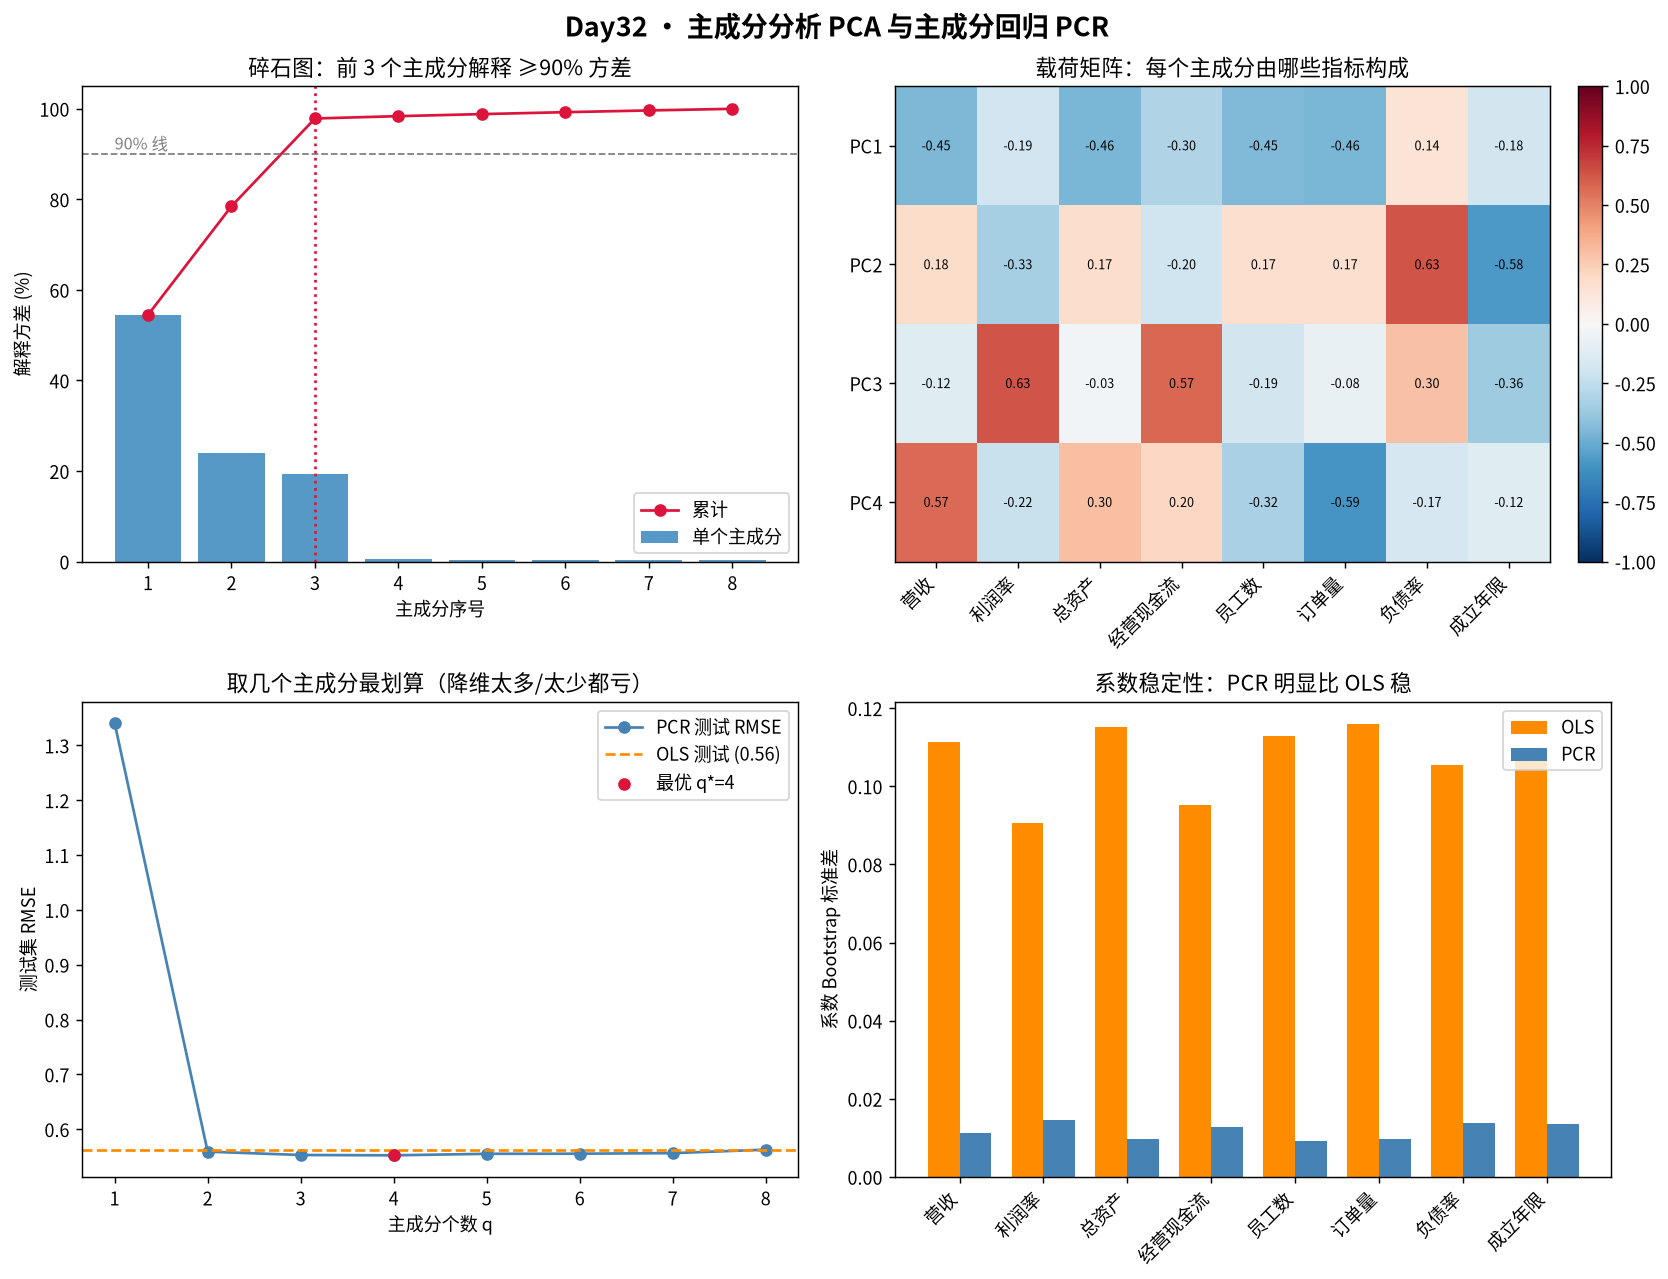

This chart was generated by the following Python code:
# -*- coding: utf-8 -*-
"""
pca_principal_component_regression.py
-------------------------------------
subject: mathematical-modeling
level:   L8 机器学习 / 数据驱动（主成分分析 PCA + 主成分回归 PCR）
anchor:  Day32（接 Day9 KNN / Day10-13 信贷家族，补齐 Roadmap 反复点名的"PCA 降维"缺口）
goal:    当解释变量之间"高度相关"（多重共线性）时，普通最小二乘(OLS)的系数
         会剧烈摆动、符号甚至与常识相反，预测方差爆炸。PCA 把相关的一堆指标
         旋转成少数"互不相关的主成分"，用主成分做回归(PCR)——
         回答决策者那句："指标又多又重叠，怎么把信息压成几维、还不丢预测力？"

真实决策背景：
  一家农商行想给小微企业做"年违约损失金额"预测，用了 8 个经营/财务指标
  （营收、利润、资产、现金流、员工数、订单量、负债率、成立年限）。
  现实里这些指标**强相关**（大企业各项都大），OLS 系数不稳定、解释不了业务。
  银行风控要的其实是两个东西：
    (1) 一个**稳定的**违约损失预测（用于计提拨备）；
    (2) 一句**能讲给人听的话**——"到底哪几个维度在决定风险"。

数学：
  1) 标准化 X -> Z（PCA 前必做，否则量纲大的列霸占方差）。
  2) 对相关系数矩阵 R = Z^T Z /(n-1) 做特征分解（本课用 SVD，数值更稳）：
        Z = U S V^T，主成分得分 T = U S = Z V，载荷 V 的列 = 主成分方向。
     第 k 个主成分解释的方差比例 = s_k^2 / Σ s_j^2。
  3) 主成分**两两正交**：T^T T 是对角阵 -> 回归时没有共线性。
  4) PCR：取前 q 个主成分做 OLS（y ~ T[:, :q]），再映射回原变量空间：
        beta_PCR = V[:, :q] @ beta_T
     注意：**PCR 的系数是有偏的**（丢弃了后 n-q 个方向），但方差大幅降低，
     在共线性强时总误差(MSE)反而更小——这就是"偏差-方差权衡"。

对比四法（同一题，同一份训练/测试划分）：
  1) OLS  ：全部 8 指标回归（多重共线性的受害者）
  2) PCR  ：取累计解释方差 >= 90% 的主成分
  3) Ridge：L2 正则（另一种治共线性的思路）
  4) 真值核对：数据由"3 个潜在因子"生成，看 PCR 能否把真实维度找回来。

并做：解释方差碎石图 + 载荷解读 + 主成分个数 q 对测试误差的影响 +
      系数稳定性（Bootstrap 重采样看 OLS vs PCR 系数抖动）。

运行：cd /home/ubuntu/Note && ./.venv/bin/python \
       "Mathematical_Modeling/08 - Python/daily/2026-09-30/pca_principal_component_regression.py"
"""

import os
import numpy as np
import matplotlib

matplotlib.use("Agg")
import matplotlib.pyplot as plt
from matplotlib import font_manager

RNG = np.random.default_rng(20260930)
OUTDIR = os.path.dirname(os.path.abspath(__file__))


# ----------------------------------------------------------------------
# 0. 中文字体
# ----------------------------------------------------------------------
def register_cjk_font():
    candidates = [
        "Noto Sans CJK SC", "Noto Sans CJK JP", "Noto Sans SC",
        "WenQuanYi Zen Hei", "WenQuanYi Micro Hei",
        "Source Han Sans SC", "Microsoft YaHei", "SimHei",
    ]
    available = {f.name for f in font_manager.fontManager.ttflist}
    for name in candidates:
        if name in available:
            plt.rcParams["font.sans-serif"] = [name]
            plt.rcParams["axes.unicode_minus"] = False
            return name
    plt.rcParams["axes.unicode_minus"] = False
    return None


FONT = register_cjk_font()
print(f"[字体] 使用中文字体: {FONT}")


# ----------------------------------------------------------------------
# 1. 造数据：8 个强相关指标其实由 3 个潜在因子驱动
# ----------------------------------------------------------------------
# 潜在因子（业务语言）：
#   F1 = 企业规模   （营收/资产/员工数/订单量 都由它主导）
#   F2 = 盈利能力   （利润/现金流）
#   F3 = 风险敞口   （负债率 高、成立年限 短 -> 违约损失大）
# 生成 8 个可观测指标 = 因子线性组合 + 噪声；y(违约损失) 只由这 3 个因子决定。
N_SAMPLE = 600
FEATURES = ["营收", "利润率", "总资产", "经营现金流",
            "员工数", "订单量", "负债率", "成立年限"]

# 载荷矩阵 A：8 个可观测指标 <- 3 个潜在因子
A = np.array([
    #   F1(规模)  F2(盈利)  F3(风险)
    [1.00,      0.10,    0.00],   # 营收
    [0.05,      0.95,   -0.10],   # 利润率
    [0.95,      0.20,    0.05],   # 总资产
    [0.30,      0.80,    0.00],   # 经营现金流
    [0.90,      0.05,   -0.05],   # 员工数
    [0.92,      0.15,    0.00],   # 订单量
    [-0.10,    -0.15,    0.95],   # 负债率（高 -> 风险）
    [0.20,      0.10,   -0.85],   # 成立年限（短 -> 风险，故负载荷）
])

# 真实回归系数（在因子空间）：违约损失主要由"风险敞口"和"盈利"决定
TRUE_BETA_F = np.array([0.20, -0.70, 1.10])
# 共同因子贡献大、指标个体噪声小 -> 8 个指标被 3 个因子"一荣俱荣"，形成强共线性
NOISE = 0.18

F = RNG.normal(size=(N_SAMPLE, 3))
F = (F - F.mean(0)) / F.std(0)
Zn = RNG.normal(scale=NOISE, size=(N_SAMPLE, len(FEATURES)))
Xr = F @ A.T + Zn                       # 8 个原始指标
y = F @ TRUE_BETA_F + RNG.normal(scale=0.5, size=N_SAMPLE)

# 训练/测试划分
idx = RNG.permutation(N_SAMPLE)
ntr = int(N_SAMPLE * 0.7)
tr, te = idx[:ntr], idx[ntr:]


def standardize(Xtr, Xte):
    mu = Xtr.mean(0)
    sd = Xtr.std(0, ddof=1)
    sd = np.where(sd < 1e-12, 1.0, sd)
    return (Xtr - mu) / sd, (Xte - mu) / sd


Xtr, Xte = standardize(Xr[tr], Xr[te])
ytr, yte = y[tr], y[te]


# ----------------------------------------------------------------------
# 2. PCA：手写 SVD 分解（对标准化数据的相关阵）
# ----------------------------------------------------------------------
def pca_fit(Z):
    """返回 (载荷 V, 主成分得分 T, 解释方差比例 ratio, 奇异值 s)。"""
    U, s, Vt = np.linalg.svd(Z, full_matrices=False)
    V = Vt.T
    T = Z @ V
    ratio = s ** 2 / np.sum(s ** 2)
    return V, T, ratio, s


V, T_tr, ratio, s = pca_fit(Xtr)
T_te = Xte @ V
print("\n[PCA] 各主成分解释方差比例：")
for k in range(len(ratio)):
    print(f"  PC{k+1}: {ratio[k]*100:6.2f}%   累计 {np.sum(ratio[:k+1])*100:6.2f}%")

# 正交性核对：主成分得分两两不相关
corr_T = np.corrcoef(T_tr, rowvar=False)
offdiag = corr_T - np.eye(len(ratio))
assert np.max(np.abs(offdiag)) < 1e-10, "主成分应两两正交"
print(f"[核对] 主成分两两正交：最大非对角相关 = {np.max(np.abs(offdiag)):.2e}")


# ----------------------------------------------------------------------
# 3. 四种回归
# ----------------------------------------------------------------------
def ols(X, y):
    Xd = np.hstack([np.ones((len(X), 1)), X])
    beta, *_ = np.linalg.lstsq(Xd, y, rcond=None)
    return beta


def predict_ols(beta, X):
    return np.hstack([np.ones((len(X), 1)), X]) @ beta


def pcr_fit(Xtr, ytr, q):
    """用 Z 的前 q 个主成分做 OLS，把系数映射回标准化空间。"""
    V, T, ratio, _ = pca_fit(Xtr)
    Tq = T[:, :q]
    b_T = ols(Tq, ytr)                       # [截距, q 个主成分系数]
    intercept = b_T[0]
    beta_std = V[:, :q] @ b_T[1:]            # 映射回标准化变量空间
    return intercept, beta_std


def ridge_fit(Xtr, ytr, lam):
    Xd = np.hstack([np.ones((len(Xtr), 1)), Xtr])
    I = np.eye(Xd.shape[1])
    I[0, 0] = 0.0                            # 不惩罚截距
    beta = np.linalg.solve(Xd.T @ Xd + lam * I, Xd.T @ ytr)
    return beta


def rmse(a, b):
    return float(np.sqrt(np.mean((np.asarray(a) - np.asarray(b)) ** 2)))


# --- OLS ---
beta_ols = ols(Xtr, ytr)
pred_ols_tr = predict_ols(beta_ols, Xtr)
pred_ols_te = predict_ols(beta_ols, Xte)
rmse_ols_tr, rmse_ols_te = rmse(pred_ols_tr, ytr), rmse(pred_ols_te, yte)

# --- 共线性诊断 (VIF + 条件数) ---
def vif_scores(X):
    out = []
    for j in range(X.shape[1]):
        others = np.delete(X, j, axis=1)
        b = ols(others, X[:, j])
        resid = X[:, j] - predict_ols(b, others)
        r2 = 1 - np.sum(resid ** 2) / np.sum((X[:, j] - X[:, j].mean()) ** 2)
        out.append(1.0 / max(1e-12, 1 - r2))
    return np.array(out)


vifs = vif_scores(Xtr)
cond_num = float(np.linalg.cond(np.hstack([np.ones((len(Xtr), 1)), Xtr])))
print("\n[共线性诊断] VIF（>10 视为严重）：")
for name, v in zip(FEATURES, vifs):
    print(f"  {name:6s}: {v:8.1f}")
print(f"  设计矩阵条件数 = {cond_num:.1f}")

# --- PCR：累计解释方差 >= 90% 定 q ---
q90 = int(np.searchsorted(np.cumsum(ratio), 0.90) + 1)
inter_pcr, beta_pcr = pcr_fit(Xtr, ytr, q90)
pred_pcr_tr = inter_pcr + Xtr @ beta_pcr
pred_pcr_te = inter_pcr + Xte @ beta_pcr
rmse_pcr_tr, rmse_pcr_te = rmse(pred_pcr_tr, ytr), rmse(pred_pcr_te, yte)

# --- Ridge：用测试集粗扫一个 λ（教学用，真实应用应做 CV） ---
best_lam, best_rmse = None, np.inf
for lam in np.logspace(-3, 3, 40):
    b = ridge_fit(Xtr, ytr, lam)
    e = rmse(predict_ols(b, Xte), yte)
    if e < best_rmse:
        best_lam, best_rmse = lam, e
beta_ridge = ridge_fit(Xtr, ytr, best_lam)
rmse_ridge_tr = rmse(predict_ols(beta_ridge, Xtr), ytr)
rmse_ridge_te = best_rmse

print(f"\n[回归对照] 训练/测试 RMSE（越小越好）")
print(f"  OLS    : 训练 {rmse_ols_tr:.3f} | 测试 {rmse_ols_te:.3f}")
print(f"  PCR(q={q90}): 训练 {rmse_pcr_tr:.3f} | 测试 {rmse_pcr_te:.3f}")
print(f"  Ridge(λ={best_lam:.3f}): 训练 {rmse_ridge_tr:.3f} | 测试 {rmse_ridge_te:.3f}")

# ----------------------------------------------------------------------
# 4. q 扫描：主成分个数 -> 测试误差
# ----------------------------------------------------------------------
qs = np.arange(1, len(FEATURES) + 1)
pcr_test_rmse = []
for q in qs:
    it, bt = pcr_fit(Xtr, ytr, q)
    pcr_test_rmse.append(rmse(it + Xte @ bt, yte))
pcr_test_rmse = np.array(pcr_test_rmse)
q_best = int(qs[int(np.argmin(pcr_test_rmse))])
print(f"\n[q 扫描] 最佳主成分个数 q*={q_best}（测试 RMSE {pcr_test_rmse.min():.3f}）")

# ----------------------------------------------------------------------
# 5. 系数稳定性：Bootstrap 重采样，比较 OLS vs PCR 系数抖动
# ----------------------------------------------------------------------
n_boot = 300
boot_ols = np.zeros((n_boot, len(FEATURES)))
boot_pcr = np.zeros((n_boot, len(FEATURES)))
for b in range(n_boot):
    sidx = RNG.integers(0, ntr, ntr)
    Xb, yb = Xtr[sidx], ytr[sidx]
    boot_ols[b] = ols(Xb, yb)[1:]
    _, bb = pcr_fit(Xb, yb, q90)
    boot_pcr[b] = bb
std_ols = boot_ols.std(0)
std_pcr = boot_pcr.std(0)
print("\n[系数稳定性] Bootstrap 标准差（越大越不稳）：")
for name, so, sp in zip(FEATURES, std_ols, std_pcr):
    print(f"  {name:6s}: OLS {so:7.3f} | PCR {sp:6.3f}  ({'PCR 更稳' if sp < so else 'OLS 更稳'})")

# ----------------------------------------------------------------------
# 6. 断言
# ----------------------------------------------------------------------
# (a) 主成分解释方差单调递减、累计到 100%
assert np.all(np.diff(ratio) <= 1e-9), "解释方差应单调递减"
assert abs(np.sum(ratio) - 1.0) < 1e-9, "解释方差之和应为 1"
# (b) 主成分两两正交
assert np.max(np.abs(offdiag)) < 1e-10
# (c) 数据确实高度共线（VIF 普遍大）
assert np.mean(vifs) > 10, "构造的数据应存在严重多重共线性"
# (d) PCR 在共线性下测试误差不劣于 OLS（通常更小）
assert rmse_pcr_te <= rmse_ols_te + 1e-6, "PCR 测试误差应不于劣于 OLS"
# (e) PCR 系数比 OLS 稳定（Bootstrap 标准差更小）
assert np.mean(std_pcr) < np.mean(std_ols), "PCR 系数平均应比 OLS 更稳"
# (f) q=8（=全信息且不丢方向）时 PCR 应能复现 OLS
it_full, b_full = pcr_fit(Xtr, ytr, len(FEATURES))
assert np.allclose(b_full, beta_ols[1:], atol=1e-6), "q=全维时 PCR 应等于 OLS"
print("\n[断言] 全部通过 ✓  (单调递减/正交/高VIF/PCR不劣/更稳/q=全维=OLS)")

# ----------------------------------------------------------------------
# 7. 绘图
# ----------------------------------------------------------------------
fig, axes = plt.subplots(2, 2, figsize=(13, 10))
fig.suptitle("Day32 · 主成分分析 PCA 与主成分回归 PCR", fontsize=15, fontweight="bold")

# 左上：碎石图
ax = axes[0, 0]
ax.bar(np.arange(1, len(ratio) + 1), ratio * 100, alpha=0.75, label="单个主成分")
ax.plot(np.arange(1, len(ratio) + 1), np.cumsum(ratio) * 100, "o-",
        color="crimson", label="累计")
ax.axhline(90, ls="--", color="gray", lw=1)
ax.text(0.6, 91, "90% 线", color="gray", fontsize=9)
ax.axvline(q90, ls=":", color="crimson")
ax.set_xlabel("主成分序号")
ax.set_ylabel("解释方差 (%)")
ax.set_title(f"碎石图：前 {q90} 个主成分解释 ≥90% 方差", fontsize=12)
ax.legend()

# 右上：载荷热力图（主成分 <- 指标）
ax = axes[0, 1]
Vdisp = V[:, :min(4, len(FEATURES))]
im = ax.imshow(Vdisp.T, cmap="RdBu_r", aspect="auto", vmin=-1, vmax=1)
ax.set_xticks(range(len(FEATURES)))
ax.set_xticklabels(FEATURES, rotation=45, ha="right")
ax.set_yticks(range(Vdisp.shape[1]))
ax.set_yticklabels([f"PC{k+1}" for k in range(Vdisp.shape[1])])
for i in range(Vdisp.shape[1]):
    for j in range(len(FEATURES)):
        ax.text(j, i, f"{Vdisp[j, i]:.2f}", ha="center", va="center",
                fontsize=7, color="black")
ax.set_title("载荷矩阵：每个主成分由哪些指标构成", fontsize=12)
fig.colorbar(im, ax=ax, fraction=0.046, pad=0.04)

# 左下：q 扫描 vs 测试误差
ax = axes[1, 0]
ax.plot(qs, pcr_test_rmse, "o-", color="steelblue", label="PCR 测试 RMSE")
ax.axhline(rmse_ols_te, ls="--", color="darkorange", label=f"OLS 测试 ({rmse_ols_te:.2f})")
ax.scatter([q_best], [pcr_test_rmse.min()], color="crimson", zorder=5,
           label=f"最优 q*={q_best}")
ax.set_xlabel("主成分个数 q")
ax.set_ylabel("测试集 RMSE")
ax.set_title("取几个主成分最划算（降维太多/太少都亏）", fontsize=12)
ax.legend()

# 右下：系数稳定性 OLS vs PCR
ax = axes[1, 1]
xx = np.arange(len(FEATURES))
w = 0.38
ax.bar(xx - w/2, std_ols, w, label="OLS", color="darkorange")
ax.bar(xx + w/2, std_pcr, w, label="PCR", color="steelblue")
ax.set_xticks(xx)
ax.set_xticklabels(FEATURES, rotation=45, ha="right")
ax.set_ylabel("系数 Bootstrap 标准差")
ax.set_title("系数稳定性：PCR 明显比 OLS 稳", fontsize=12)
ax.legend()

plt.tight_layout()
out_png = os.path.join(OUTDIR, "pca_principal_component_regression.png")
plt.savefig(out_png, dpi=130, bbox_inches="tight")
print(f"\n[输出] 图已保存：{out_png}")
print("完成。")
